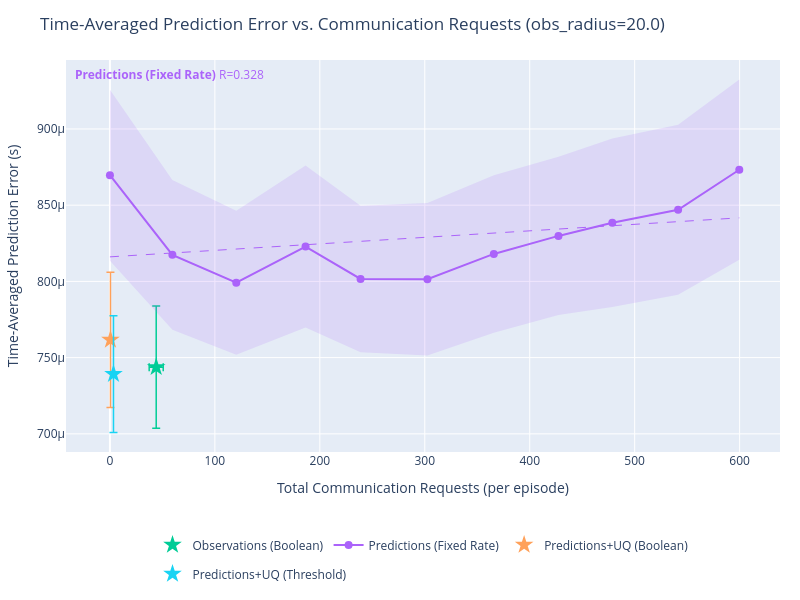

Notebook code for this chart:
### Code cell
import plotly.graph_objects as go
import plotly.express as px
import numpy as np
from plots import *

# SERIES_TO_PLOT = {"Learned Comms. + Prediction + UQ", "MAGEC"}
SERIES_TO_PLOT = None # Plot all

series_colors = {s: c for s, c in zip(output, px.colors.qualitative.Plotly)}


def get_requests(data):
    """Total communication requests per episode (mean over episodes)."""
    r = np.array(data['communication']['requests_made'][...])
    return float(np.mean(r.reshape(r.shape[0], -1).sum(axis=1)))


def get_requests_std(data):
    """Total communication requests per episode (SEM over episodes)."""
    r = np.array(data['communication']['requests_made'][...])
    per_episode = r.reshape(r.shape[0], -1).sum(axis=1)
    n = len(per_episode)
    return float(np.std(per_episode) / np.sqrt(n))


def get_prederror_mean(data):
    """Time-averaged prediction error, mean over episodes."""
    return float(np.mean(data['prediction_error_mean']))


def get_prederror_std(data):
    """Time-averaged prediction error, SEM over episodes."""
    n = len(data['prediction_error_mean'])
    return float(np.std(data['prediction_error_mean']) / np.sqrt(n))


for obs_radius in obs_radii:
    # Arbitrarily choose radius 20 for plotting.
    if obs_radius != 20.0:
        continue

    fig = go.Figure()
    r_annotations = []

    for series in output:
        if SERIES_TO_PLOT is not None and series not in SERIES_TO_PLOT:
            continue

        if "Ground Truth" in series:
            continue

        color = series_colors.get(series, '#888888')
        all_exps = list(output[series].keys())

        if output[series][all_exps[0]].attrs['prediction_disable']:
            continue

        # Swept experiments: encoded as obs_radius_X_comms_Y
        swept_exps = sorted(
            [e for e in all_exps if f"obs_radius_{obs_radius:.1f}_comms_" in e and "Fixed Rate" in series],
            key=lambda e: float(e.split("_comms_")[1])
        )
        # Fixed (learned comms) experiments: encoded as obs_radius_X only
        fixed_exps = [e for e in all_exps if f"obs_radius_{obs_radius:.1f}" in e and not "Fixed Rate" in series]

        if swept_exps:
            comms_ps = [float(e.split("_comms_")[1]) for e in swept_exps]
            xs = [get_requests(output[series][e]) for e in swept_exps]
            ys = [get_prederror_mean(output[series][e]) for e in swept_exps]
            xs_std = [get_requests_std(output[series][e]) for e in swept_exps]
            ys_std = [get_prederror_std(output[series][e]) for e in swept_exps]

            fig.add_trace(go.Scatter(
                x=xs,
                y=ys,
                mode='lines+markers',
                name=series,
                line=dict(color=color),
                marker=dict(color=color, size=8),
                legendgroup=series,
                # error_x and error_y removed — replaced by shaded band below
                hovertemplate=[
                    f"{series}<br>comms_p={cp:.3f}<br>requests=%{{x:.1f}}<br>error=%{{y:.4f}}<extra></extra>"
                    for cp in comms_ps
                ],
            ))

            # SEM shaded band (y-direction)
            y_upper = [y + s for y, s in zip(ys, ys_std)]
            y_lower = [y - s for y, s in zip(ys, ys_std)]
            fig.add_trace(go.Scatter(
                x=xs + xs[::-1],
                y=y_upper + y_lower[::-1],
                fill='toself',
                fillcolor=color,
                line=dict(color='rgba(255,255,255,0)'),
                opacity=0.15,
                legendgroup=series,
                showlegend=False,
                hoverinfo='skip',
            ))

            # OLS trendline
            if len(xs) >= 2:
                x_trend, y_trend, r2 = fit_ols_trendline(xs, ys)
                fig.add_trace(go.Scatter(
                    x=x_trend,
                    y=y_trend,
                    mode='lines',
                    name=f"{series} (fit)",
                    line=dict(color=color, dash='dash', width=1),
                    legendgroup=series,
                    showlegend=False,
                    hoverinfo='skip',
                ))
                r_annotations.append(
                    dict(
                        text=f"<b>{series}</b> R={r2:.3f}",
                        xref='paper', yref='paper',
                        x=0.01,
                        y=0.99 - len(r_annotations) * 0.06,
                        xanchor='left', yanchor='top',
                        showarrow=False,
                        font=dict(color=color, size=12),
                    )
                )

        if fixed_exps:
            xs_f = [get_requests(output[series][e]) for e in fixed_exps]
            ys_f = [get_prederror_mean(output[series][e]) for e in fixed_exps]
            xs_std_f = [get_requests_std(output[series][e]) for e in fixed_exps]
            ys_std_f = [get_prederror_std(output[series][e]) for e in fixed_exps]
            fig.add_trace(go.Scatter(
                x=xs_f,
                y=ys_f,
                mode='markers',
                name=series,
                marker=dict(color=color, size=14, symbol='star'),
                legendgroup=series,
                showlegend=len(swept_exps) == 0,
                error_x=dict(array=xs_std_f, visible=True, color=color, thickness=1.5, width=4),
                error_y=dict(array=ys_std_f, visible=True, color=color, thickness=1.5, width=4),
                hovertemplate=f"{series}<br>requests=%{{x:.1f}}<br>error=%{{y:.4f}}<extra></extra>",
            ))

    fig.update_layout(
        title=f"Time-Averaged Prediction Error vs. Communication Requests (obs_radius={obs_radius:.1f})",
        xaxis_title="Total Communication Requests (per episode)",
        yaxis_title="Time-Averaged Prediction Error (s)",
        height=600,
        width=800,
        hovermode='closest',
        autosize=True,
        margin=dict(l=60, r=20, t=60, b=120),
        legend=dict(orientation='h', yanchor='top', y=-0.2, xanchor='center', x=0.5),
        annotations=r_annotations,
    )
    fig.show()

### Figure 1 — Plotly figure (JSON) as saved in the notebook; plotly's stock layout.template omitted (floating-point values rounded to 4 significant figures; data arrays with more than 128 entries replaced by an {"elided": "..."} marker saying what was removed)
{"data": [{"error_x": {"array": [6.695], "color": "#00CC96", "thickness": 1.5, "visible": true, "width": 4}, "error_y": {"array": [4.008e-05], "color": "#00CC96", "thickness": 1.5, "visible": true, "width": 4}, "hovertemplate": "Observations (Boolean)<br>requests=%{x:.1f}<br>error=%{y:.4f}<extra></extra>", "legendgroup": "Observations (Boolean)", "marker": {"color": "#00CC96", "size": 14, "symbol": "star"}, "mode": "markers", "name": "Observations (Boolean)", "showlegend": true, "type": "scatter", "x": [44.1], "y": [0.0007437]}, {"hovertemplate": ["Predictions (Fixed Rate)<br>comms_p=0.000<br>requests=%{x:.1f}<br>error=%{y:.4f}<extra></extra>", "Predictions (Fixed Rate)<br>comms_p=0.050<br>requests=%{x:.1f}<br>error=%{y:.4f}<extra></extra>", "Predictions (Fixed Rate)<br>comms_p=0.100<br>requests=%{x:.1f}<br>error=%{y:.4f}<extra></extra>", "Predictions (Fixed Rate)<br>comms_p=0.150<br>requests=%{x:.1f}<br>error=%{y:.4f}<extra></extra>", "Predictions (Fixed Rate)<br>comms_p=0.200<br>requests=%{x:.1f}<br>error=%{y:.4f}<extra></extra>", "Predictions (Fixed Rate)<br>comms_p=0.250<br>requests=%{x:.1f}<br>error=%{y:.4f}<extra></extra>", "Predictions (Fixed Rate)<br>comms_p=0.300<br>requests=%{x:.1f}<br>error=%{y:.4f}<extra></extra>", "Predictions (Fixed Rate)<br>comms_p=0.350<br>requests=%{x:.1f}<br>error=%{y:.4f}<extra></extra>", "Predictions (Fixed Rate)<br>comms_p=0.400<br>requests=%{x:.1f}<br>error=%{y:.4f}<extra></extra>", "Predictions (Fixed Rate)<br>comms_p=0.450<br>requests=%{x:.1f}<br>error=%{y:.4f}<extra></extra>", "Predictions (Fixed Rate)<br>comms_p=0.500<br>requests=%{x:.1f}<br>error=%{y:.4f}<extra></extra>"], "legendgroup": "Predictions (Fixed Rate)", "line": {"color": "#AB63FA"}, "marker": {"color": "#AB63FA", "size": 8}, "mode": "lines+markers", "name": "Predictions (Fixed Rate)", "type": "scatter", "x": [0, 59.5, 120.4, 186.4, 238.8, 302.5, 365.8, 427.4, 478.7, 541.4, 599.7], "y": [0.0008696, 0.0008174, 0.0007991, 0.0008228, 0.0008016, 0.0008014, 0.000818, 0.0008298, 0.0008385, 0.000847, 0.0008733]}, {"fill": "toself", "fillcolor": "#AB63FA", "hoverinfo": "skip", "legendgroup": "Predictions (Fixed Rate)", "line": {"color": "rgba(255,255,255,0)"}, "opacity": 0.15, "showlegend": false, "type": "scatter", "x": [0, 59.5, 120.4, 186.4, 238.8, 302.5, 365.8, 427.4, 478.7, 541.4, 599.7, 599.7, 541.4, 478.7, 427.4, 365.8, 302.5, 238.8, 186.4, 120.4, 59.5, 0], "y": [0.0009257, 0.0008666, 0.0008464, 0.000876, 0.0008496, 0.0008515, 0.0008697, 0.0008818, 0.0008937, 0.0009028, 0.0009324, 0.0008141, 0.0007912, 0.0007833, 0.0007779, 0.0007663, 0.0007514, 0.0007536, 0.0007697, 0.0007519, 0.0007683, 0.0008136]}, {"hoverinfo": "skip", "legendgroup": "Predictions (Fixed Rate)", "line": {"color": "#AB63FA", "dash": "dash", "width": 1}, "mode": "lines", "name": "Predictions (Fixed Rate) (fit)", "showlegend": false, "type": "scatter", "x": {"elided": "200 float values"}, "y": {"elided": "200 float values"}}, {"error_x": {"array": [0.3808], "color": "#FFA15A", "thickness": 1.5, "visible": true, "width": 4}, "error_y": {"array": [4.434e-05], "color": "#FFA15A", "thickness": 1.5, "visible": true, "width": 4}, "hovertemplate": "Predictions+UQ (Boolean)<br>requests=%{x:.1f}<br>error=%{y:.4f}<extra></extra>", "legendgroup": "Predictions+UQ (Boolean)", "marker": {"color": "#FFA15A", "size": 14, "symbol": "star"}, "mode": "markers", "name": "Predictions+UQ (Boolean)", "showlegend": true, "type": "scatter", "x": [0.5], "y": [0.0007617]}, {"error_x": {"array": [0.429], "color": "#19D3F3", "thickness": 1.5, "visible": true, "width": 4}, "error_y": {"array": [3.827e-05], "color": "#19D3F3", "thickness": 1.5, "visible": true, "width": 4}, "hovertemplate": "Predictions+UQ (Threshold)<br>requests=%{x:.1f}<br>error=%{y:.4f}<extra></extra>", "legendgroup": "Predictions+UQ (Threshold)", "marker": {"color": "#19D3F3", "size": 14, "symbol": "star"}, "mode": "markers", "name": "Predictions+UQ (Threshold)", "showlegend": true, "type": "scatter", "x": [3.4], "y": [0.0007392]}], "layout": {"annotations": [{"font": {"color": "#AB63FA", "size": 12}, "showarrow": false, "text": "<b>Predictions (Fixed Rate)</b> R=0.328", "x": 0.01, "xanchor": "left", "xref": "paper", "y": 0.99, "yanchor": "top", "yref": "paper"}], "autosize": true, "height": 600, "hovermode": "closest", "legend": {"orientation": "h", "x": 0.5, "xanchor": "center", "y": -0.2, "yanchor": "top"}, "margin": {"b": 120, "l": 60, "r": 20, "t": 60}, "title": {"text": "Time-Averaged Prediction Error vs. Communication Requests (obs_radius=20.0)"}, "width": 800, "xaxis": {"title": {"text": "Total Communication Requests (per episode)"}}, "yaxis": {"title": {"text": "Time-Averaged Prediction Error (s)"}}}}
